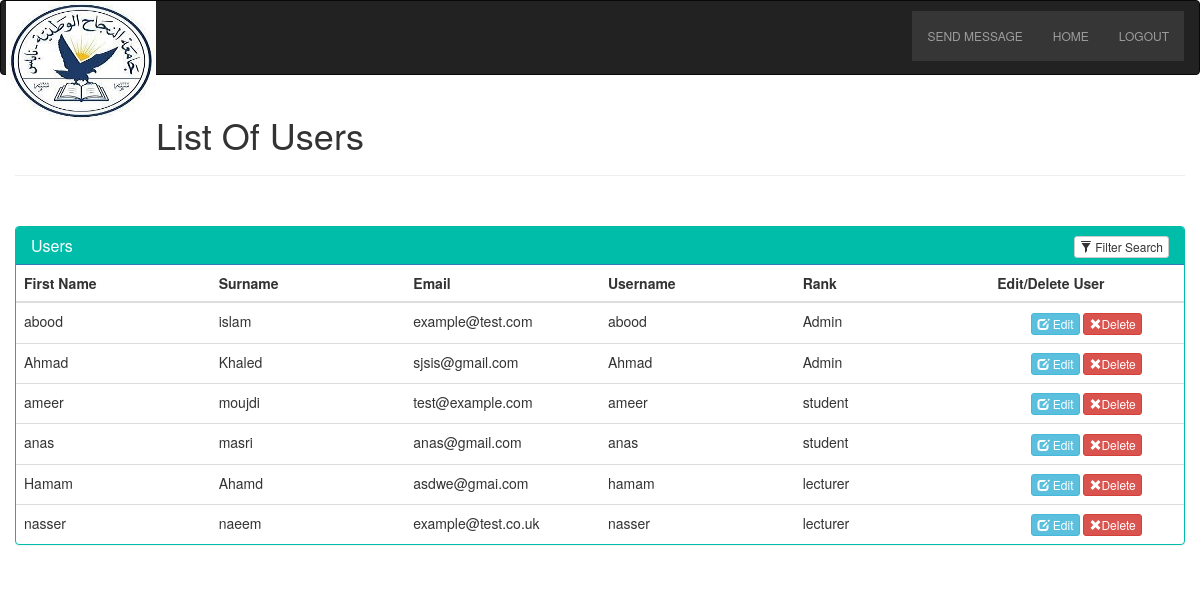
/prof/view-users.php, run on the app's committed database.
### tables this page shows
CREATE TABLE `users` (
  `id` varchar(8) NOT NULL,
  `name` varchar(25) NOT NULL,
  `surname` varchar(25) NOT NULL,
  `email` varchar(100) NOT NULL,
  `username` varchar(10) NOT NULL,
  `password` varchar(10) NOT NULL,
  `rank` varchar(15) NOT NULL,
  `level` int(1) NOT NULL
);

### prof/view-users.php (the view, shortened to what this page needs)
<?php
include "../db_handler.php";
$query = "SELECT * FROM users";
?>
<!DOCTYPE html>
<html>
	<?php
		include "../includes/header.php";
		include "../includes/prof-navbar.php";
	?>
<head>
    <link rel="stylesheet" type="text/css" href="bootstrap/css/bootstrap.min.css"/>
    <link rel="stylesheet" href="https://maxcdn.bootstrapcdn.com/bootstrap/3.3.7/css/bootstrap.min.css">
    <link rel="stylesheet" href="https://cdnjs.cloudflare.com/ajax/libs/bootstrap-slider/9.7.2/css/bootstrap-slider.min.css">
</head>
<body>
<div class="container">
    <div class="row">
    	<h1>List Of Users</h1>
    	<hr>
            <div class="row">
        <div class="col-md-6 col-md-offset-0">
        </div>
    </div>
        <div class="panel panel-primary filterable" style="border-color: #00bdaa;">
            <div class="panel-heading" style="background-color: #00bdaa;">
                <h3 class="panel-title">Users</h3>
                <div class="pull-right">
                    <button class="btn btn-default btn-xs btn-filter"><span class="glyphicon glyphicon-filter"></span> Filter Search</button>
                </div>
            </div>
            <table class="table">
                <thead>
                    <tr class="filters">
                        <th><input type="text" class="form-control" placeholder="First Name" disabled></th>
                        <th><input type="text" class="form-control" placeholder="Surname" disabled></th>
                        <th><input type="text" class="form-control" placeholder="Email" disabled></th>
                        <th><input type="text" class="form-control" placeholder="Username" disabled></th>
                        <th><input type="text" class="form-control" placeholder="Rank" disabled></th>
                        <th><input type="text" class="form-control" placeholder="Edit/Delete User" disabled></th>
                    </tr>
                </thead>
                <tbody>
                    <?php
                        $output = '';
                        if(isset($_POST["query"]))
                        {
                         $search = mysqli_real_escape_string($conn, $_POST["query"]);
                         $query = "
                          SELECT * FROM users
                          WHERE name LIKE '%".$search."%'
                          OR surname LIKE '%".$search."%'
                          OR email LIKE '%".$search."%'
                          OR username LIKE '%".$search."%'
                         ";
                        }
                        else
                        {
                         $query = "SELECT * FROM users ORDER BY name asc";
                        }
                            $result = mysqli_query($conn, $query);
                        if(mysqli_num_rows($result) > 0)
                        {
                         while($row = mysqli_fetch_array($result))
                         {
                        $username = $row["username"];
                          $output .= '
                           <tr>
                            <td>'.$row["name"].'</td>
                            <td>'.$row["surname"].'</td>
                            <td>'.$row["email"].'</td>
                            <td>'.$row["username"].'</td>
                            <td>'.$row["rank"].'</td>
                          <td class="text-center">
                          <a class="btn-edit btn btn-info btn-xs" href="edit-user.php?id=' . $username . '">
                          <span class=" glyphicon glyphicon-edit"></span> Edit</a>
                           <a href="remove-user.php?id=' . $username . '"class="btn-remove btn btn-danger btn-xs">
                           <span class="glyphicon glyphicon-remove"></span>Delete</a></td>
                           </tr>
                        </div>
                          ';
                         }
                         echo $output;
                        }
                    ?>
</body>
</html>

### includes/header.php (shortened to what this page needs)
<!DOCTYPE html>
<html>
	<head>
		<link rel="stylesheet" href="https://maxcdn.bootstrapcdn.com/bootstrap/3.3.7/css/bootstrap.min.css">
		<link rel="stylesheet" href="../css/bootcomplete.css?<?php echo time(); ?> /">
	</head>

### includes/prof-navbar.php (shortened to what this page needs)
  <nav class="navbar navbar-inverse">
  <div class="container-fluid">
    <div class="navbar-header">
      <img src="../123.png" alt="UEL" name="UEL" style="width: 150px; height: 120px; margin-top: -10px; float: left; margin-left: -10px;">
    </div>
    <div class="collapse navbar-collapse" id="bs-example-navbar-collapse-1">
<ul class="nav navbar-nav navbar-right">
    <?php
    $urls = array(
        'Home' => '../home/profHome.php',
        'Logout' => '../logout.php',
    );
    echo '<li><a href="../MessageSystem/index.php">send message</a></li>';
    foreach ($urls as $name => $url) {
        echo '<li> <a href="'.$url.'">'.$name.'</a></li>';
    }
    ?>
    </div>
  </div>
</nav>

### includes/prof-navbar.php (style rules this page uses)
.navbar-inverse .navbar-nav>li>a { color: #9d9d9d; border: none!important; font-size: 12px; text-transform: uppercase; color: #ececec; font-family: "Raleway","Helvetica Neue","Helvetica","Roboto","Arial",sans-serif; font-feature-settings: "lnum"; font-variant-numeric: lining-nums; }
div { display: block; }
.navbar-inverse { background-color: #363636; border-color: #080808; height: 75px; }
.container-fluid { padding-right: 15px; padding-left: 15px; margin-right: auto; margin-left: auto; margin-top: 10px; }
ul, menu, dir { display: block; list-style-type: disc; -webkit-margin-before: 1em; -webkit-margin-after: 1em; -webkit-margin-start: 0px; -webkit-margin-end: 0px; -webkit-padding-start: 40px; }
.nav li { font-family: 'Gabriola', sans-serif; font-size: 1.2em; line-height: 40px; text-align: left; background-color: #363636; }
.nav a { text-decoration: none; color: #FFFFFF; display: block; padding-left: 15px; border-bottom: 1px solid #888; transition: .3s background-color; }

### prof/view-users.php (style rules this page uses)
.filterable { margin-top: 15px; }
.filterable .panel-heading .pull-right { margin-top: -20px; }
.filterable .filters input[disabled] { background-color: transparent; border: none; cursor: auto; box-shadow: none; padding: 0; height: auto; }

### data on the page
users: name "abood", surname "islam", email "example@test.com", username "abood", rank "Admin"
users: name "Ahmad", surname "Khaled", email "sjsis@gmail.com", username "Ahmad", rank "Admin"
users: name "ameer", surname "moujdi", email "test@example.com", username "ameer", rank "student"
users: name "anas", surname "masri", email "anas@gmail.com", username "anas", rank "student"
users: name "Hamam", surname "Ahamd", email "asdwe@gmai.com", username "hamam", rank "lecturer"
users: name "nasser", surname "naeem", email "example@test.co.uk", username "nasser", rank "lecturer"

### other printed values
$name "HOME"
$name "LOGOUT"
